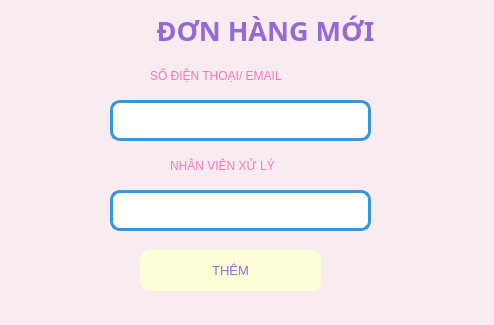
<?xml version="1.0" encoding="UTF-8"?>
<ui version="4.0">
 <class>Form</class>
 <widget class="QWidget" name="Form">
  <property name="geometry">
   <rect>
    <x>0</x>
    <y>0</y>
    <width>494</width>
    <height>325</height>
   </rect>
  </property>
  <property name="windowTitle">
   <string>Form</string>
  </property>
  <property name="styleSheet">
   <string notr="true">background-color:rgb(248, 236, 240);</string>
  </property>
  <widget class="QLabel" name="label">
   <property name="geometry">
    <rect>
     <x>170</x>
     <y>150</y>
     <width>191</width>
     <height>31</height>
    </rect>
   </property>
   <property name="styleSheet">
    <string notr="true">font: 10pt &quot;UTM Bell&quot;;
color: rgb(241, 121, 184);
</string>
   </property>
   <property name="text">
    <string>NHÂN VIÊN XỬ LÝ</string>
   </property>
  </widget>
  <widget class="QComboBox" name="cbo_nvxl">
   <property name="geometry">
    <rect>
     <x>110</x>
     <y>190</y>
     <width>261</width>
     <height>41</height>
    </rect>
   </property>
   <property name="font">
    <font>
     <weight>75</weight>
     <bold>true</bold>
    </font>
   </property>
   <property name="styleSheet">
    <string notr="true">QComboBox {
          background-color: white;
          border: 3px solid #3498db;  /* Viền xanh dương */
          border-radius: 10px;
          padding: 5px;
      }
      QComboBox::drop-down {
          border: none;
          background: transparent;
      }
      QComboBox::down-arrow {
          image: url(down-arrow.png); /* Thay bằng icon của bạn */
          width: 14px;
          height: 14px;
      }</string>
   </property>
  </widget>
  <widget class="QPushButton" name="btn_them">
   <property name="geometry">
    <rect>
     <x>140</x>
     <y>250</y>
     <width>181</width>
     <height>41</height>
    </rect>
   </property>
   <property name="font">
    <font>
     <pointsize>10</pointsize>
    </font>
   </property>
   <property name="styleSheet">
    <string>background-color: rgb(255, 255, 215); color: rgb(149, 106, 214); border-radius: 10px;</string>
   </property>
   <property name="text">
    <string>THÊM</string>
   </property>
  </widget>
  <widget class="QLabel" name="labelTitle">
   <property name="geometry">
    <rect>
     <x>80</x>
     <y>10</y>
     <width>371</width>
     <height>41</height>
    </rect>
   </property>
   <property name="font">
    <font>
     <family>Arial Black</family>
     <pointsize>20</pointsize>
     <weight>75</weight>
     <bold>true</bold>
    </font>
   </property>
   <property name="styleSheet">
    <string>color: rgb(149, 106, 214);</string>
   </property>
   <property name="text">
    <string>ĐƠN HÀNG MỚI</string>
   </property>
   <property name="alignment">
    <set>Qt::AlignCenter</set>
   </property>
  </widget>
  <widget class="QLabel" name="label_5">
   <property name="geometry">
    <rect>
     <x>150</x>
     <y>60</y>
     <width>211</width>
     <height>31</height>
    </rect>
   </property>
   <property name="styleSheet">
    <string notr="true">font: 10pt &quot;UTM Bell&quot;;
color: rgb(241, 121, 184);
</string>
   </property>
   <property name="text">
    <string>SỐ ĐIỆN THOẠI/ EMAIL</string>
   </property>
  </widget>
  <widget class="QTextEdit" name="txt_sdt">
   <property name="geometry">
    <rect>
     <x>110</x>
     <y>100</y>
     <width>261</width>
     <height>41</height>
    </rect>
   </property>
   <property name="styleSheet">
    <string notr="true">border-radius: 10px;
        border: 3px solid #3498db;  /* Viền xanh dương */
        background-color: #ffffff</string>
   </property>
  </widget>
 </widget>
 <resources/>
 <connections/>
</ui>
